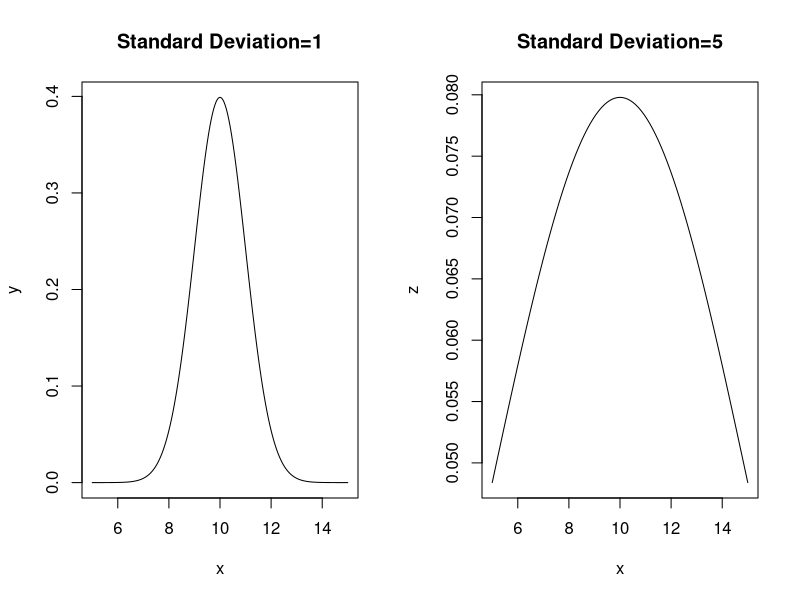

Write the R code that produced this figure.
## ---- chunk 1
x   <- seq(5,15,length=1000)
y   <- dnorm(x,mean=10, sd=1)
z   <- dnorm(x,mean=10, sd=5)
par(mfrow=c(1,2))
plot(x,y, type="l", lwd=1, main="Standard Deviation=1")
plot(x,z, type="l", lwd=1, main="Standard Deviation=5")
## ---- chunk 2
# Create variable containing first set of numbers
z <- c(14, 10, 10, 39, 21, 4, 6, 94, 10)
# Generate table to see the modal value
table(z)
## ---- chunk 3
# Create variable containing first set of numbers
b <- c(1, 2, 2, 2, 3, 4, 5, 5, 5)
# Generate table to see the modal value
table(b)
## ---- chunk 4
set.seed(123456)
## ---- chunk 5
# Generate random variable with 1000 observations
x <- rnorm(1000, mean=24, sd=2)
# Calculate the mean
mean(x)
## ---- chunk 6
median(x)
x[1001] <- 48000
mean(x)
median(x)
## ---- chunk 7
summary(x)
IQR(x)
25.33-22.70
